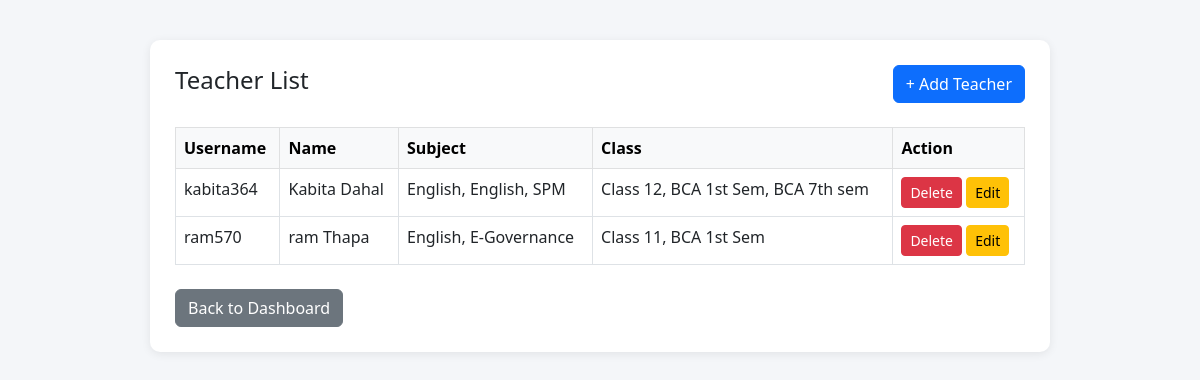
The page /teacher/ (signed in) on the database its author committed.
### result/models.py (models this page shows, shortened)
class Teacher(models.Model):
    user = models.OneToOneField(CustomUser, on_delete=models.CASCADE)

class CustomUser(AbstractUser):
    ROLE_CHOICES = (
        ('admin', 'Admin'),
        ('teacher', 'Teacher'),
        ('student', 'Student'),
    )
    role = models.CharField(max_length=10, choices=ROLE_CHOICES, default='student')
    phone = models.CharField(max_length=15, null=True, blank=True)

class TeacherAssignment(models.Model):
    teacher = models.ForeignKey(Teacher, on_delete=models.CASCADE, related_name='assignments')
    class_assigned = models.ForeignKey(Class, on_delete=models.CASCADE)
    subject_name = models.ForeignKey(Subject, on_delete=models.CASCADE)
    class Meta:
        unique_together = ('teacher', 'class_assigned', 'subject_name')

class Subject(models.Model):
    class_name = models.ForeignKey(
        Class, on_delete=models.CASCADE, related_name='subjects'
    )
    name = models.CharField(max_length=100)
    subject_code = models.CharField(max_length=20,unique=True, blank=True)
    full_marks = models.PositiveIntegerField(default=100)
    theory_marks = models.PositiveIntegerField(default=60)
    practical_marks = models.PositiveIntegerField(default=40)
    pass_marks = models.PositiveIntegerField(default=40)
    theory_pass_marks = models.PositiveIntegerField(default=24)
    practical_pass_marks = models.PositiveIntegerField(default=15)
    class Meta:
        ordering = ['name']

class Class(models.Model):
    name = models.CharField(max_length=20)
    section = models.CharField(max_length=10, blank=True)
    class Meta:
        verbose_name_plural = "Classes"
        ordering = ['name', 'section']

### result/views.py (the view)
# urls.py: path('teacher/', views.teacher_list, name='teacher_list'),
@login_required(login_url='result:admin_login')
def teacher_list(request):
    if not request.user.is_staff:
        return redirect('result:dashboard')
    teachers = Teacher.objects.select_related('user').prefetch_related('assignments__subject_name','assignments__class_assigned')
    return render(request, 'result/teacher_list.html', {'teachers': teachers})

### result/templates/result/teacher_list.html (shortened to what this page needs)
<!DOCTYPE html>
<html lang="en">
<head>
    <link href="https://cdn.jsdelivr.net/npm/bootstrap@5.3.0/dist/css/bootstrap.min.css" rel="stylesheet">
</head>
<body>
<div class="container">
    <div class="d-flex justify-content-between align-items-center mb-4">
        <h4> Teacher List</h4>
        <a href="{% url 'result:add_teacher' %}" class="btn btn-primary">+ Add Teacher</a>
    </div>
    <table class="table table-bordered table-hover">
        <thead class="table-light">
            <tr>
                <th>Username</th>
                <th>Name</th>
                <th>Subject</th>
                <th>Class</th>
                <th>Action</th>
            </tr>
        </thead>
        <tbody>
             {% for teacher in teachers %}
<tr>
    <td>{{ teacher.user.username }}</td>
    <td>{{ teacher.user.first_name }} {{ teacher.user.last_name }}</td>
    <td>
        {% for a in teacher.assignments.all %}
            {{ a.subject_name.name }}{% if not forloop.last %}, {% endif %}
        {% empty %}
            No subject
        {% endfor %}
    </td>
    <td>
        {% for a in teacher.assignments.all %}
            {{ a.class_assigned.name }}{% if not forloop.last %}, {% endif %}
        {% empty %}
            No class
        {% endfor %}
    </td>
    <td>
        <form method="post"
              action="{% url 'result:delete_teacher' teacher.pk %}"
              onsubmit="return confirm('Delete this teacher?')">
            <button type="submit" class="btn btn-sm btn-danger">
                Delete
            </button>
            <a href="{% url 'result:edit_teacher' teacher.id %}" class="btn btn-warning btn-sm">Edit</a>
        </form>
    </td>
</tr>
{% empty %}
<tr>
    <td colspan="5" class="text-center text-muted">
        No teachers added yet
    </td>
</tr>
{% endfor %}
        </tbody>
    </table>
    <a href="{% url 'result:dashboard' %}" class="btn btn-secondary mt-2"> Back to Dashboard</a>
</div>
</body>
</html>

### result/templates/result/teacher_list.html (style rules this page uses)
body { background: #f4f6f9; }
.container { max-width: 900px; margin: 40px auto; background: #fff; padding: 25px; border-radius: 10px; box-shadow: 0 2px 10px rgba(0,0,0,0.08); }

### rows shown on the page
Teacher: user.username "kabita364", user.first_name "Kabita", user.last_name "Dahal"
TeacherAssignment: subject_name.name "English", class_assigned.name "Class 12"
TeacherAssignment: subject_name.name "English", class_assigned.name "BCA 1st Sem"
TeacherAssignment: subject_name.name "SPM", class_assigned.name "BCA 7th sem"
Teacher: user.username "ram570", user.first_name "ram", user.last_name "Thapa"
TeacherAssignment: subject_name.name "English", class_assigned.name "Class 11"
TeacherAssignment: subject_name.name "E-Governance", class_assigned.name "BCA 1st Sem"
